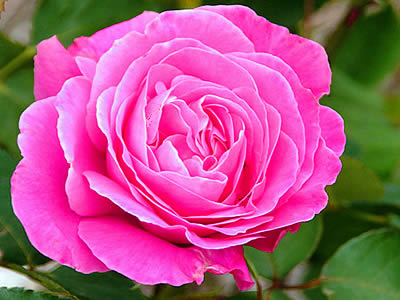
#> input picture Négatif d’une image et effet de seuil/Fonction seuillage/rose.jpg, 400 x 300 px
$ python Seuillage.py
#> lines starting #> are read from the running program, lines starting #| are printed output that depends on the picture; after the words box and inside, x2 and y2 are one past the last pixel; in counts of white or black regions, pixels touching at a corner belong together

# PIL (Python Imaging Library) est une bibliothèque pour la manipulation des images
from PIL import Image

#============================================================
def seuillage(Pix,n,inf,sup):
  for i in range(n):
    if Pix[i]>sup or Pix[i]<inf:
      Pix[i]=0
    else:
      Pix[i]=255
  return Pix
#============================================================

# Définitions des valeurs de seuils
s1,s2=125,250

# L'image a 3 composantes :RGB
im = Image.open("rose.jpg")
#> im is the input picture: PIL image 400x300 RGB; mean R, G, B 174.5, 87.4, 130.5
w,h=im.size
#> w = 400; h = 300

bands=im.getbands()
#> bands = ('R', 'G', 'B')

if len(bands)==3:
    #Séparation des composantes => tuple de 3 images
    ImagePixelsRouges,ImagePixelsVerts,ImagePixelsBleus=im.split()
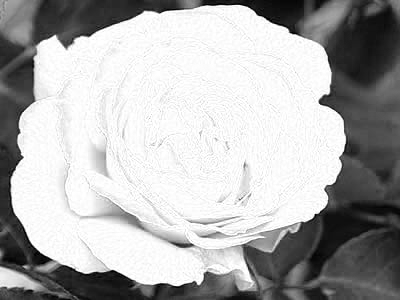
#> ImagePixelsRouges: PIL image 400x300 L; min 0, max 255, mean 174.5
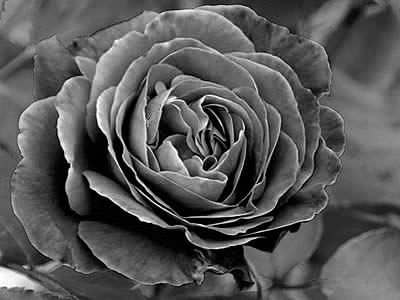
#> ImagePixelsVerts: PIL image 400x300 L; min 0, max 255, mean 87.4
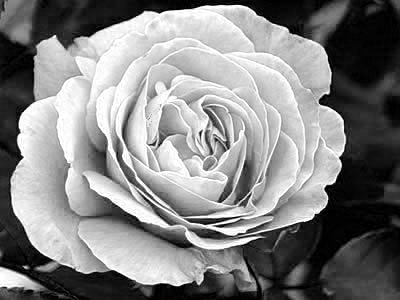
#> ImagePixelsBleus: PIL image 400x300 L; min 0, max 255, mean 130.5

    #transformation de l'image en liste de pixels
    ListePixelsRouges=list(ImagePixelsRouges.getdata())
#> ListePixelsRouges = 120000 items
    ListePixelsVerts=list(ImagePixelsVerts.getdata())
#> ListePixelsVerts = 120000 items
    ListePixelsBleus=list(ImagePixelsBleus.getdata())
#> ListePixelsBleus = 120000 items

    ListePixelsRouges=seuillage(ListePixelsRouges,w*h,s1,s2)
    ListePixelsVerts=seuillage(ListePixelsVerts,w*h,s1,s2)
    ListePixelsBleus=seuillage(ListePixelsBleus,w*h,s1,s2)

    ImagePixelsRouges.putdata(ListePixelsRouges)
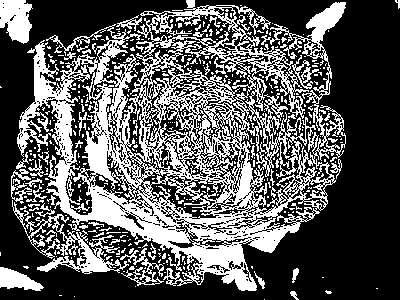
#> ImagePixelsRouges: PIL image 400x300 L; 34.7% white; 420 white regions (367 under 20 px), largest, box (x1, y1, x2, y2) and area: (17, 0, 346, 291) 33334, (12, 200, 129, 274) 1883, (0, 0, 33, 44) 1062
    ImagePixelsVerts.putdata(ListePixelsVerts)
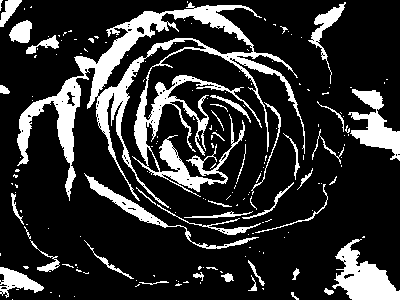
#> ImagePixelsVerts: PIL image 400x300 L; 18.9% white; 179 white regions (137 under 20 px), largest, box (x1, y1, x2, y2) and area: (17, 2, 305, 208) 12699, (332, 239, 400, 300) 2054, (348, 89, 400, 161) 1587
    ImagePixelsBleus.putdata(ListePixelsBleus)
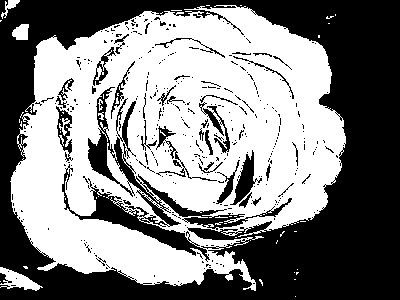
#> ImagePixelsBleus: PIL image 400x300 L; 51.6% white; 343 black regions (305 under 20 px), largest, box (x1, y1, x2, y2) and area: (0, 0, 400, 300) 53242, (230, 150, 262, 205) 593, (199, 102, 230, 153) 373

    ImagePixels = Image.merge('RGB',(ImagePixelsRouges,ImagePixelsVerts,ImagePixelsBleus))
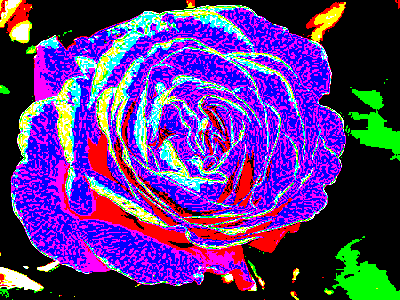
#> ImagePixels: PIL image 400x300 RGB; mean R, G, B 88.5, 48.2, 131.5


else :
    #récupération des données de l'image
    ImagePixels=im.getdata()
    #transformation de l'image en liste de pixels
    ListePixels=list(ImagePixels)
    ListePixels=seuillage(ListePixels,w*h,s1,s2)
    ImagePixels = Image.new('L',(w,h))
    ImagePixels.putdata(ListePixels)

ImagePixels.save("seuillage_rose.jpg")
ImagePixels.close()
im.close()
